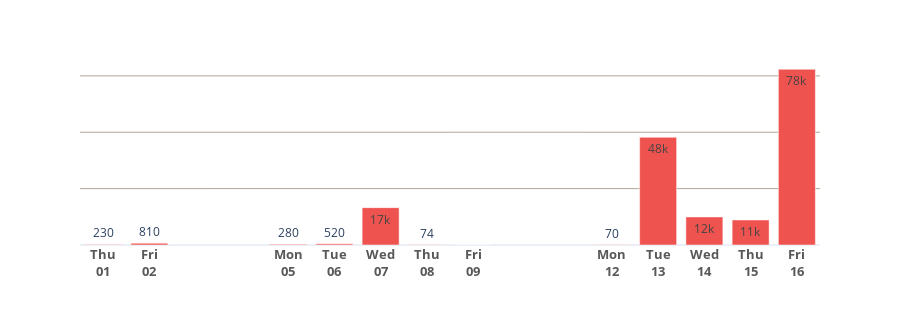

The code cell stored with this chart in its notebook:
### Code cell
### bar graph should populate if all is well

l1.completed_date = pd.to_datetime(l1.completed_date)
l1['usd'] = l1['sub_total']*.75

l1_bar_df = l1.groupby('completed_date')['usd'].sum().reset_index().set_index('completed_date')
l1_bar_df =round(l1_bar_df[l1_bar_df.index>'2024-01-31']).sort_index()

level_1_bar = px.bar(l1_bar_df,
                     y='usd',
                     template='plotly_white',
                     labels={'usd':'',
                             'completed_date':''},
                     height=325,
                     text_auto=",.2s")

level_1_bar.update_traces(hovertemplate = '$%{y:.2s}'+'<br>%{x:%Y-%m-%d}<br>')
level_1_bar.update_traces(marker_color='rgb(239, 83, 80)')
level_1_bar.update_coloraxes(showscale=False)
level_1_bar.update_yaxes(showticklabels=False,showgrid=True,tickprefix='$',gridcolor="#B1A999",tickvals=[0,25000,50000,75000,100000],tickfont=dict(color='#5A5856', size=14))
level_1_bar.update_xaxes(showgrid=False,gridcolor='gray',tickfont=dict(color='#5A5856', size=13),title_font=dict(color='#5A5856',size=15))
level_1_bar.update_xaxes(tickmode='array',tickvals = l1_bar_df.index, ticktext=l1_bar_df.index.strftime('<b>%a<br>%d</b>'))
level_1_bar.update_layout(hoverlabel=dict(font_size=18,font_family="Rockwell"))

### Figure 1 — Plotly figure (JSON) as saved in the notebook; plotly's stock layout.template omitted (floating-point values rounded to 4 significant figures)
{"data": [{"alignmentgroup": "True", "hovertemplate": "$%{y:.2s}<br>%{x:%Y-%m-%d}<br>", "legendgroup": "", "marker": {"color": "rgb(239, 83, 80)", "pattern": {"shape": ""}}, "name": "", "offsetgroup": "", "orientation": "v", "showlegend": false, "textposition": "auto", "texttemplate": "%{y:,.2s}", "type": "bar", "x": ["2024-02-01T00:00:00", "2024-02-02T00:00:00", "2024-02-05T00:00:00", "2024-02-06T00:00:00", "2024-02-07T00:00:00", "2024-02-08T00:00:00", "2024-02-09T00:00:00", "2024-02-12T00:00:00", "2024-02-13T00:00:00", "2024-02-14T00:00:00", "2024-02-15T00:00:00", "2024-02-16T00:00:00"], "xaxis": "x", "y": [231, 806, 282, 516, 16560, 74, 0, 70, 47765, 12466, 11100, 77930], "yaxis": "y"}], "layout": {"barmode": "relative", "coloraxis": {"showscale": false}, "height": 325, "hoverlabel": {"font": {"family": "Rockwell", "size": 18}}, "legend": {"tracegroupgap": 0}, "margin": {"t": 60}, "xaxis": {"anchor": "y", "domain": [0, 1], "gridcolor": "gray", "showgrid": false, "tickfont": {"color": "#5A5856", "size": 13}, "tickmode": "array", "ticktext": ["<b>Thu<br>01</b>", "<b>Fri<br>02</b>", "<b>Mon<br>05</b>", "<b>Tue<br>06</b>", "<b>Wed<br>07</b>", "<b>Thu<br>08</b>", "<b>Fri<br>09</b>", "<b>Mon<br>12</b>", "<b>Tue<br>13</b>", "<b>Wed<br>14</b>", "<b>Thu<br>15</b>", "<b>Fri<br>16</b>"], "tickvals": ["2024-02-01T00:00:00", "2024-02-02T00:00:00", "2024-02-05T00:00:00", "2024-02-06T00:00:00", "2024-02-07T00:00:00", "2024-02-08T00:00:00", "2024-02-09T00:00:00", "2024-02-12T00:00:00", "2024-02-13T00:00:00", "2024-02-14T00:00:00", "2024-02-15T00:00:00", "2024-02-16T00:00:00"], "title": {"font": {"color": "#5A5856", "size": 15}, "text": ""}}, "yaxis": {"anchor": "x", "domain": [0, 1], "gridcolor": "#B1A999", "showgrid": true, "showticklabels": false, "tickfont": {"color": "#5A5856", "size": 14}, "tickprefix": "$", "tickvals": [0, 25000, 50000, 75000, 100000], "title": {"text": ""}}}}
